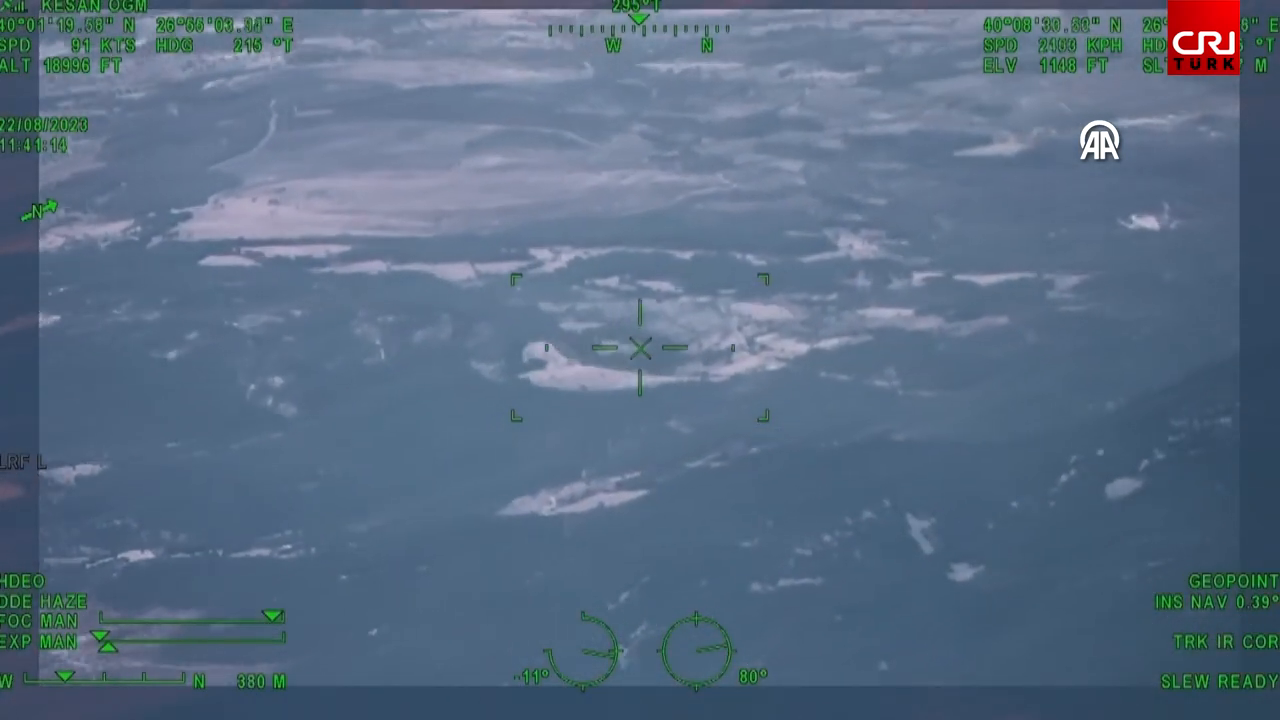
#> input picture frame 69 of videos/ornek_video.mp4, 1280 x 720 px
$ python app.py
#> lines starting #> are read from the running program, lines starting #| are printed output that depends on the picture; after the words box and inside, x2 and y2 are one past the last pixel; in counts of white or black regions, pixels touching at a corner belong together
import cv2
import numpy as np
import random

class VideoProcessor:
    def __init__(self, video_file, target_width, target_height):
        self.video_file = video_file
        self.target_width = target_width
        self.target_height = target_height
        self.cap = cv2.VideoCapture(video_file)
        self.animal = {
            'size': 20,
            'x': random.randint(0, target_width - 20),
            'y': random.randint(0, target_height - 20),
            'speed_x': 2,
            'speed_y': 2
        }
        self.corners = {
            'top_left': (320, 180),
            'top_right': (1600, 180),
            'bottom_left': (320, 900),
            'bottom_right': (1600, 900)
        }

    def process_video(self):
        while self.cap.isOpened():
            ret, frame = self.cap.read()
#> frame is the input picture: shape (720, 1280, 3); mean B, G, R 131.4, 108.5, 88.5
            if not ret:
                break

            original_height, original_width = frame.shape[:2]
#> original_height = 720; original_width = 1280
            background = np.zeros((self.target_height, self.target_width, 3), dtype=np.uint8)
            x_offset = (self.target_width - original_width) // 2
#> x_offset = 320
            y_offset = (self.target_height - original_height) // 2
#> y_offset = 180
            background[y_offset:y_offset + original_height, x_offset:x_offset + original_width] = frame
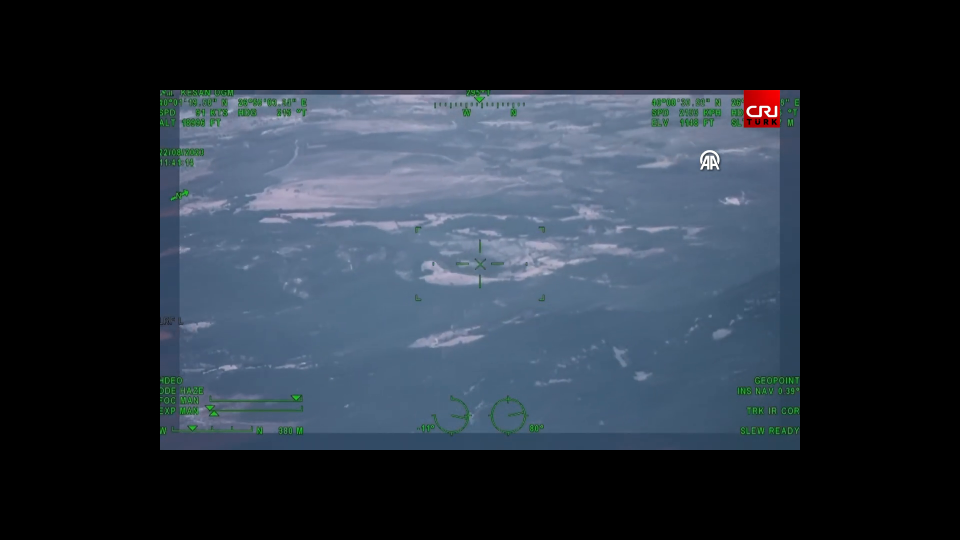
#> background: shape (1080, 1920, 3) (shown at 1/2 size); mean B, G, R 58.4, 48.2, 39.3

            animal_center_x = self.animal['x'] + self.animal['size'] // 2
            animal_center_y = self.animal['y'] + self.animal['size'] // 2

            self.draw_corners(background)
            self.draw_animal(background, animal_center_x, animal_center_y)
            self.move_animal()
            self.draw_arrow_if_needed(background, x_offset, y_offset, original_width, original_height)

            cv2.imshow('Video', background)
            if cv2.waitKey(25) & 0xFF == 27:
                break

        self.cap.release()
        cv2.destroyAllWindows()

    def draw_corners(self, background):
        for corner_name, corner_pos in self.corners.items():
            cv2.putText(background, f"{corner_pos}", corner_pos, cv2.FONT_HERSHEY_SIMPLEX, 0.5, (255, 255, 255), 1, cv2.LINE_AA)
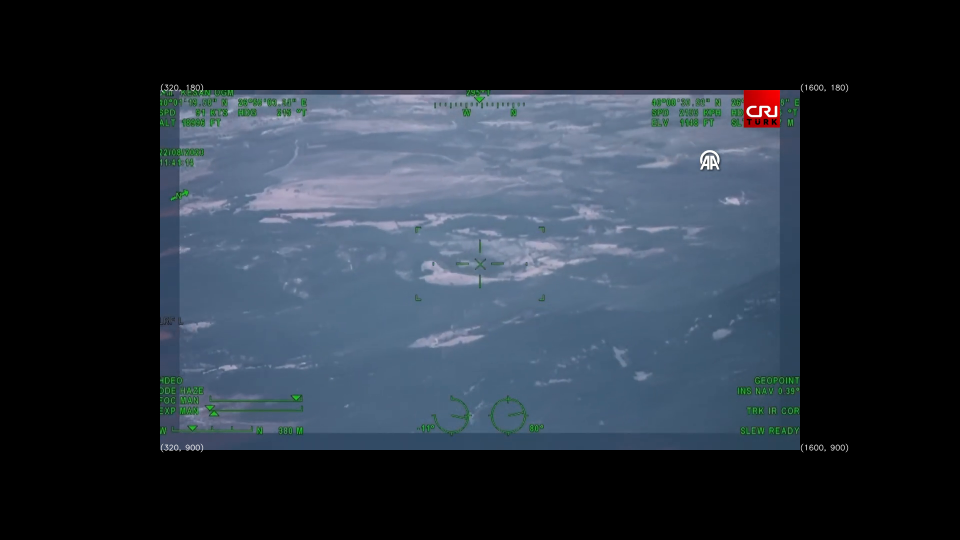
#> background: shape (1080, 1920, 3) (shown at 1/2 size); 0.12% of pixels changed, all inside (x1, y1, x2, y2) = (321, 167, 1697, 905)

    def draw_animal(self, background, center_x, center_y):
#> called with center_x = 1739, center_y = 798
        cv2.putText(background, f"Animal Position: ({center_x}, {center_y})", (10, 30), cv2.FONT_HERSHEY_SIMPLEX, 0.5, (255, 255, 255), 1, cv2.LINE_AA)
        background[self.animal['y']:self.animal['y'] + self.animal['size'], self.animal['x']:self.animal['x'] + self.animal['size']] = (0, 255, 0)
#> background: shape (1080, 1920, 3); mean B, G, R 58.6, 48.5, 39.5

    def move_animal(self):
        self.animal['x'] += self.animal['speed_x']
        self.animal['y'] += self.animal['speed_y']

        for coord, speed, size, limit in zip(('x', 'y'), ('speed_x', 'speed_y'), ('size', 'size'), (self.target_width, self.target_height)):
            if self.animal[coord] <= 0 or self.animal[coord] + self.animal[size] >= limit:
                self.animal[speed] *= -1
                if self.animal[coord] <= 0:
                    self.animal[coord] = 0
                else:
                    self.animal[coord] = limit - self.animal[size]

    def draw_arrow_if_needed(self, background, x_offset, y_offset, original_width, original_height):
#> called with x_offset = 320, y_offset = 180, original_width = 1280, original_height = 720
        if any((
            self.animal['x'] < x_offset,
            self.animal['x'] + self.animal['size'] > x_offset + original_width,
            self.animal['y'] < y_offset,
            self.animal['y'] + self.animal['size'] > y_offset + original_height
        )):
            arrow_start_x = max(min(self.animal['x'] + self.animal['size'] // 2, x_offset + original_width - 50), x_offset + 50)
#> arrow_start_x = 1550
            arrow_start_y = max(min(self.animal['y'] + self.animal['size'] // 2, y_offset + original_height - 50), y_offset + 50)
#> arrow_start_y = 800

            if self.animal['x'] < x_offset:
                arrow_end_x = x_offset
            elif self.animal['x'] + self.animal['size'] > x_offset + original_width:
                arrow_end_x = x_offset + original_width - 1
#> arrow_end_x = 1599
            else:
                arrow_end_x = self.animal['x'] + self.animal['size'] // 2

            if self.animal['y'] < y_offset:
                arrow_end_y = y_offset
            elif self.animal['y'] + self.animal['size'] > y_offset + original_height:
                arrow_end_y = y_offset + original_height - 1
            else:
                arrow_end_y = self.animal['y'] + self.animal['size'] // 2

            arrow_end = (arrow_end_x, arrow_end_y)
#> arrow_end = (1599, 800)

            cv2.arrowedLine(background, (arrow_start_x, arrow_start_y), arrow_end, (0, 255, 0), 2)
#> background: shape (1080, 1920, 3); mean B, G, R 58.6, 48.5, 39.5

            distance_x = abs(arrow_end_x - (self.animal['x'] + self.animal['size'] // 2))
#> distance_x = 142
            distance_y = abs(arrow_end_y - (self.animal['y'] + self.animal['size'] // 2))
            animal_distance = round(np.sqrt(distance_x ** 2 + distance_y ** 2), 2)
#> animal_distance = 142

            cv2.putText(background, f"Animal Distance: {animal_distance}",
                        (arrow_end_x + 10, arrow_end_y + 10), cv2.FONT_HERSHEY_SIMPLEX, 0.5, (255, 255, 255), 1, cv2.LINE_AA)
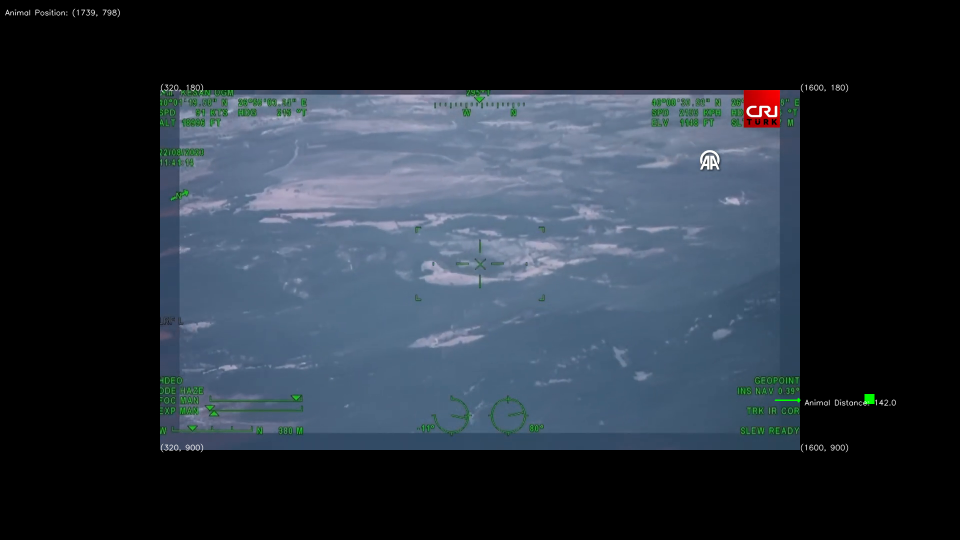
#> background: shape (1080, 1920, 3) (shown at 1/2 size); mean B, G, R 58.6, 48.6, 39.6

if __name__ == "__main__":
    video_file = "videos\ornek_video.mp4"
    target_width = 1920
    target_height = 1080

    video_processor = VideoProcessor(video_file, target_width, target_height)
    video_processor.process_video()
#> (key Esc is pressed here)

$ run again, starting later in the video
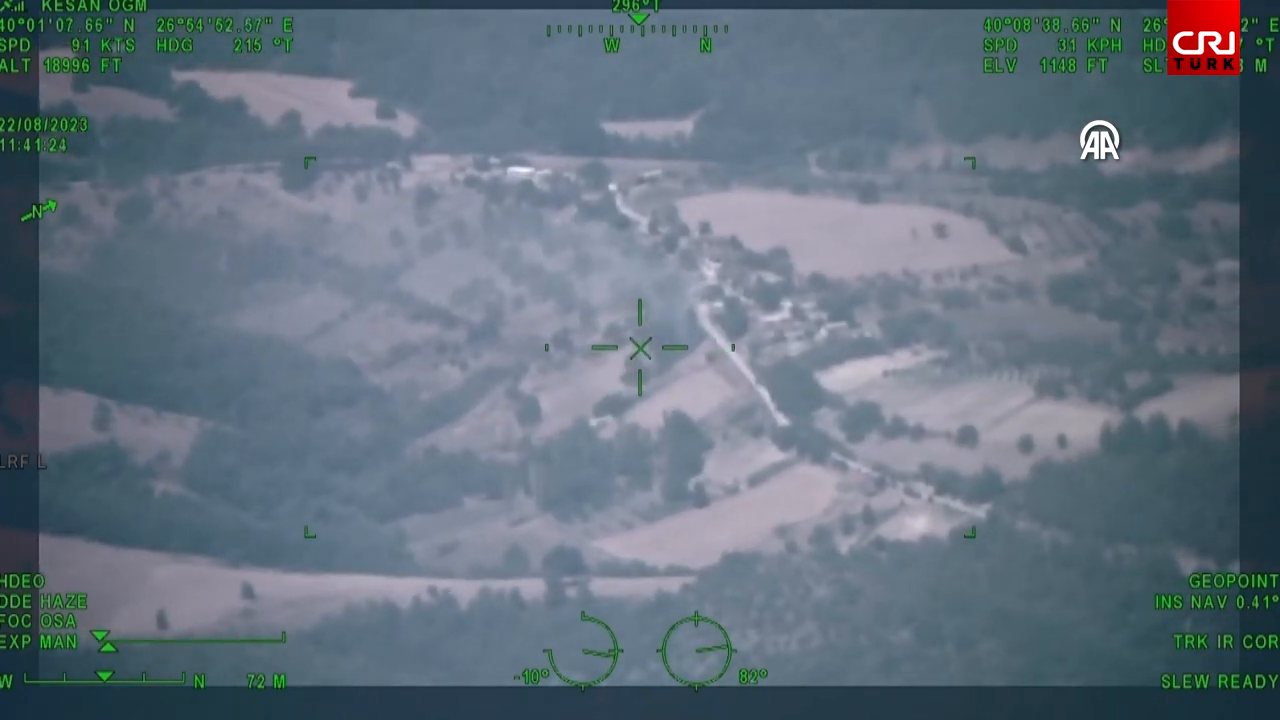
#> input picture frame 314 of videos/ornek_video.mp4, 1280 x 720 px
#> in process_video, frame is the input picture: shape (720, 1280, 3); mean B, G, R 125.2, 112.4, 98.2
#> after the loop in draw_corners, `for corner_name, corner_pos in self.corners.items():`:
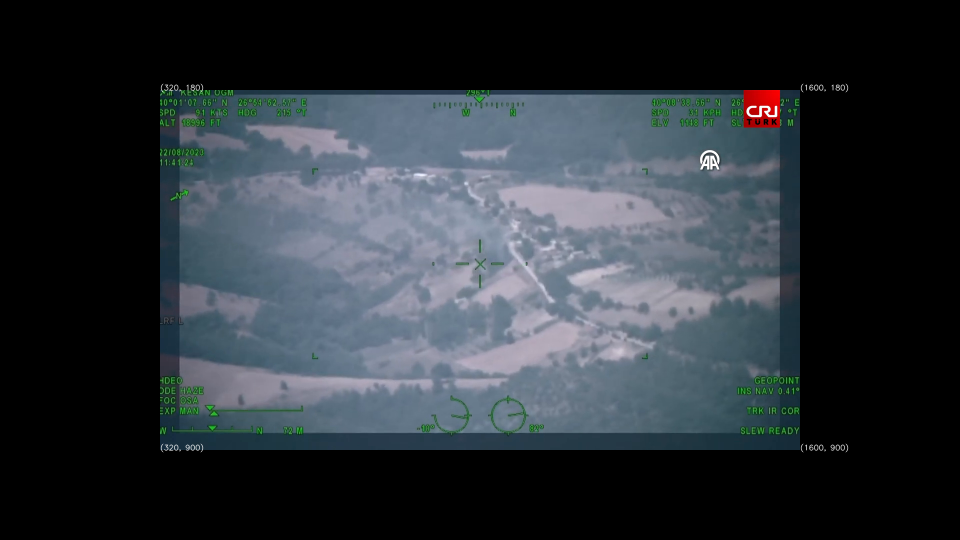
#> background: shape (1080, 1920, 3) (shown at 1/2 size); mean B, G, R 55.8, 50.1, 43.8
#> in draw_arrow_if_needed, `cv2.putText(background, f"Animal Distance: {animal_distance}", (arrow_..`:
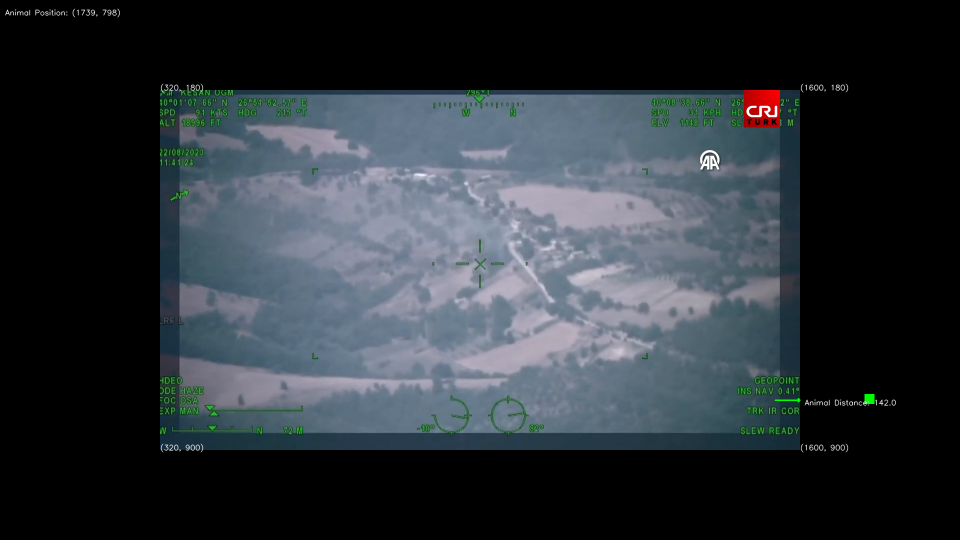
#> background: shape (1080, 1920, 3) (shown at 1/2 size); mean B, G, R 55.9, 50.3, 43.9

$ run again, starting later in the video
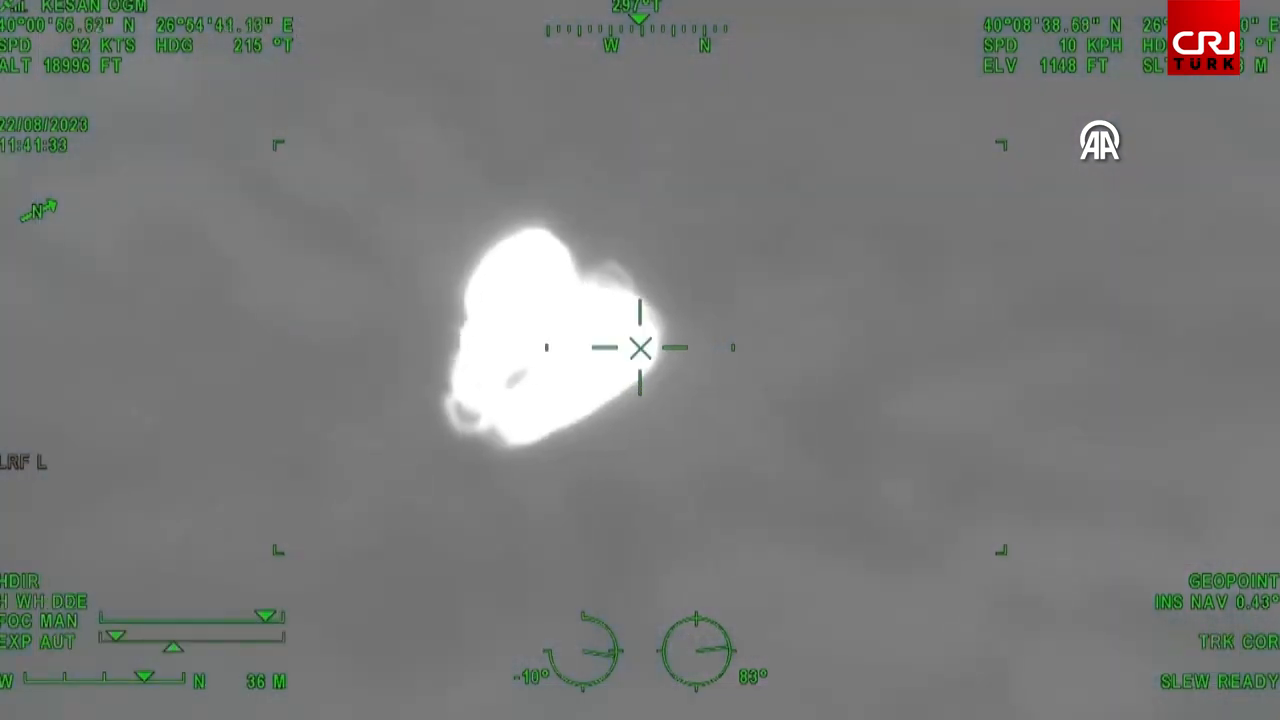
#> input picture frame 558 of videos/ornek_video.mp4, 1280 x 720 px
#> in process_video, frame is the input picture: shape (720, 1280, 3); mean B, G, R 121.3, 123, 121.4
#> after the loop in draw_corners, `for corner_name, corner_pos in self.corners.items():`:
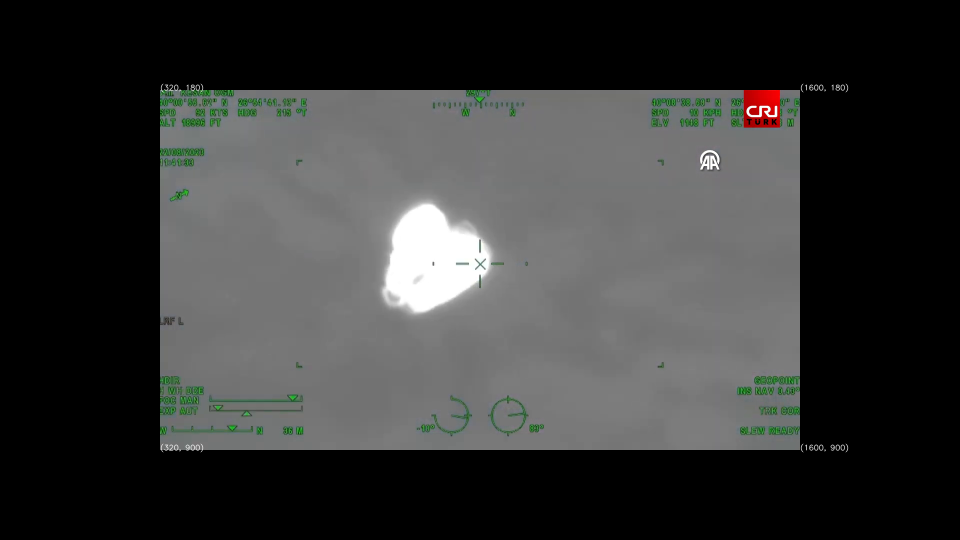
#> background: shape (1080, 1920, 3) (shown at 1/2 size); mean B, G, R 54, 54.8, 54.1
#> in draw_arrow_if_needed, `cv2.putText(background, f"Animal Distance: {animal_distance}", (arrow_..`:
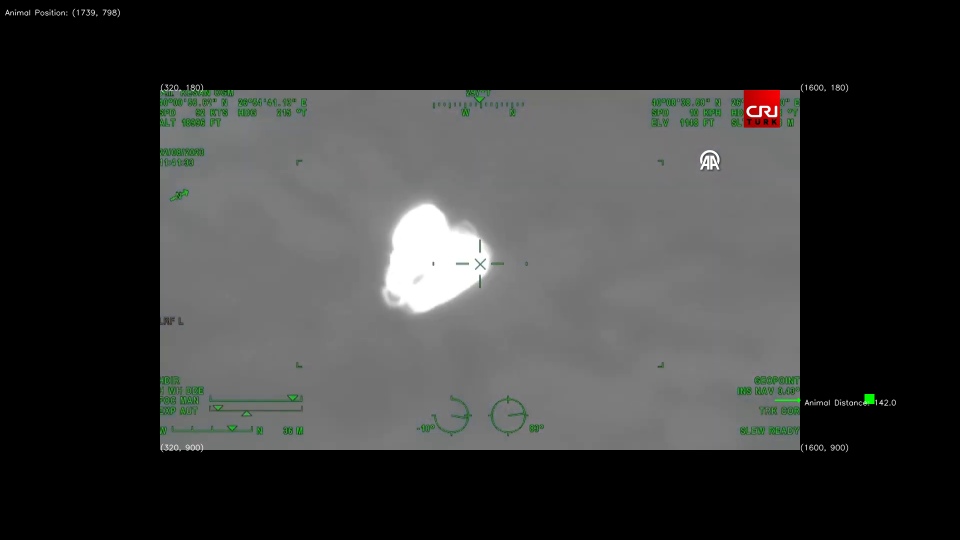
#> background: shape (1080, 1920, 3) (shown at 1/2 size); mean B, G, R 54.2, 55, 54.2
